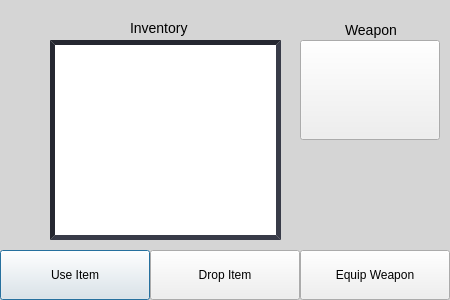
<?xml version="1.0" encoding="UTF-8"?>
<ui version="4.0">
 <class>Inventory</class>
 <widget class="QDialog" name="Inventory">
  <property name="geometry">
   <rect>
    <x>0</x>
    <y>0</y>
    <width>450</width>
    <height>300</height>
   </rect>
  </property>
  <property name="sizePolicy">
   <sizepolicy hsizetype="Fixed" vsizetype="Fixed">
    <horstretch>0</horstretch>
    <verstretch>0</verstretch>
   </sizepolicy>
  </property>
  <property name="minimumSize">
   <size>
    <width>450</width>
    <height>300</height>
   </size>
  </property>
  <property name="maximumSize">
   <size>
    <width>450</width>
    <height>300</height>
   </size>
  </property>
  <property name="windowTitle">
   <string>Inventory</string>
  </property>
  <property name="windowIcon">
   <iconset resource="images.qrc">
    <normaloff>:/images/defense_protect_armor_plate_hero-512.webp</normaloff>:/images/defense_protect_armor_plate_hero-512.webp</iconset>
  </property>
  <property name="styleSheet">
   <string notr="true">QDialog{
	background-color: rgb(213, 213, 213);

}
QLabel{
	font-family: &quot;Lucida Console&quot;, &quot;Courier New&quot;, monospace;
	font-size: 14px;	

}
QPushButton{
	font-family: &quot;Lucida Console&quot;, &quot;Courier New&quot;, monospace;

}</string>
  </property>
  <widget class="QListWidget" name="listWidget">
   <property name="geometry">
    <rect>
     <x>50</x>
     <y>40</y>
     <width>231</width>
     <height>200</height>
    </rect>
   </property>
   <property name="styleSheet">
    <string notr="true">QListWidget{
	border: 5px solid rgb(37, 39, 48);
	border-style: inset;

}</string>
   </property>
  </widget>
  <widget class="QLabel" name="label">
   <property name="geometry">
    <rect>
     <x>130</x>
     <y>20</y>
     <width>101</width>
     <height>16</height>
    </rect>
   </property>
   <property name="text">
    <string>Inventory</string>
   </property>
  </widget>
  <widget class="QPushButton" name="useButton">
   <property name="geometry">
    <rect>
     <x>0</x>
     <y>250</y>
     <width>150</width>
     <height>50</height>
    </rect>
   </property>
   <property name="styleSheet">
    <string notr="true"/>
   </property>
   <property name="text">
    <string>Use Item</string>
   </property>
   <property name="autoExclusive">
    <bool>true</bool>
   </property>
  </widget>
  <widget class="QPushButton" name="dropButton">
   <property name="geometry">
    <rect>
     <x>150</x>
     <y>250</y>
     <width>150</width>
     <height>50</height>
    </rect>
   </property>
   <property name="text">
    <string>Drop Item</string>
   </property>
  </widget>
  <widget class="QPushButton" name="equipButton">
   <property name="geometry">
    <rect>
     <x>300</x>
     <y>250</y>
     <width>150</width>
     <height>50</height>
    </rect>
   </property>
   <property name="text">
    <string>Equip Weapon</string>
   </property>
  </widget>
  <widget class="QPushButton" name="equippedWeapon">
   <property name="geometry">
    <rect>
     <x>300</x>
     <y>40</y>
     <width>140</width>
     <height>100</height>
    </rect>
   </property>
   <property name="styleSheet">
    <string notr="true">QPushButton{
	border-color: 3px solid rgb(63, 63, 63);

}</string>
   </property>
   <property name="text">
    <string/>
   </property>
  </widget>
  <widget class="QLabel" name="label_2">
   <property name="geometry">
    <rect>
     <x>345</x>
     <y>20</y>
     <width>51</width>
     <height>20</height>
    </rect>
   </property>
   <property name="text">
    <string>Weapon</string>
   </property>
  </widget>
 </widget>
 <resources>
  <include location="images.qrc"/>
 </resources>
 <connections/>
</ui>
